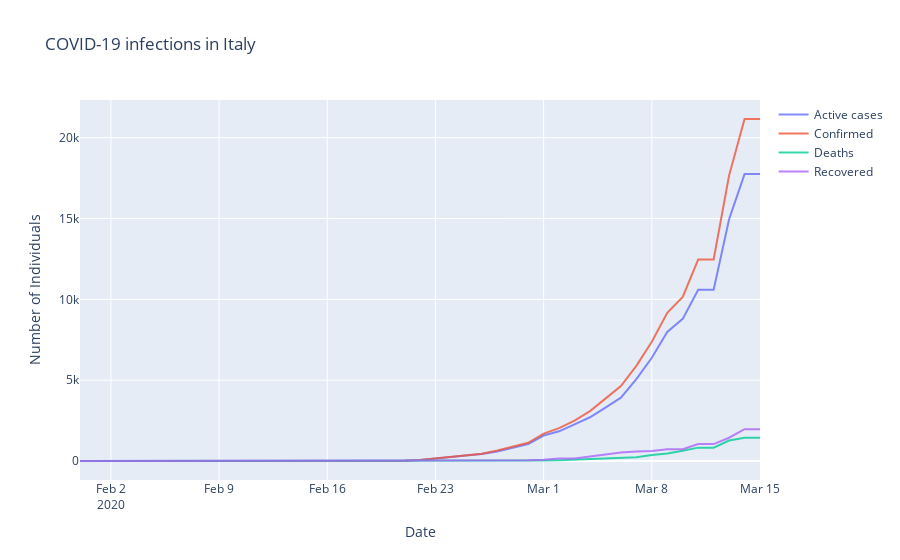

The notebook cell this image was saved under:
### Code cell
region = 'Italy'

print('Fatality rate: {:.2f}%'.format(100 *
                                     df[(df['Country/Region'] == region) &
                                        (df['date'] == df['date'].iloc[-1])]['Deaths'].sum() /
                                     df[(df['Country/Region'] == region) &
                                        (df['date'] == df['date'].iloc[-1])]['Confirmed'].sum()))

fig = go.Figure()
fig.add_trace(go.Scatter(
                x=df[df['Country/Region'] == region].groupby('date')['date'].first(),
                y=df[df['Country/Region'] == region].groupby('date')['Active'].sum(),
                name="Active cases",
                opacity=0.8))

fig.add_trace(go.Scatter(
                x=df[df['Country/Region'] == region].groupby('date')['date'].first(),
                y=df[df['Country/Region'] == region].groupby('date')['Confirmed'].sum(),
                name="Confirmed",
                opacity=0.8))

fig.add_trace(go.Scatter(
                x=df[df['Country/Region'] == region].groupby('date')['date'].first(),
                y=df[df['Country/Region'] == region].groupby('date')['Deaths'].sum(),
                name="Deaths",
                opacity=0.8))

fig.add_trace(go.Scatter(
                x=df[df['Country/Region'] == region].groupby('date')['date'].first(),
                y=df[df['Country/Region'] == region].groupby('date')['Recovered'].sum(),
                name="Recovered",
                opacity=0.8))

fig.update_layout(title="COVID-19 infections in {}".format(region),
                  xaxis_title="Date",
                  yaxis_title="Number of Individuals")

fig.show()
